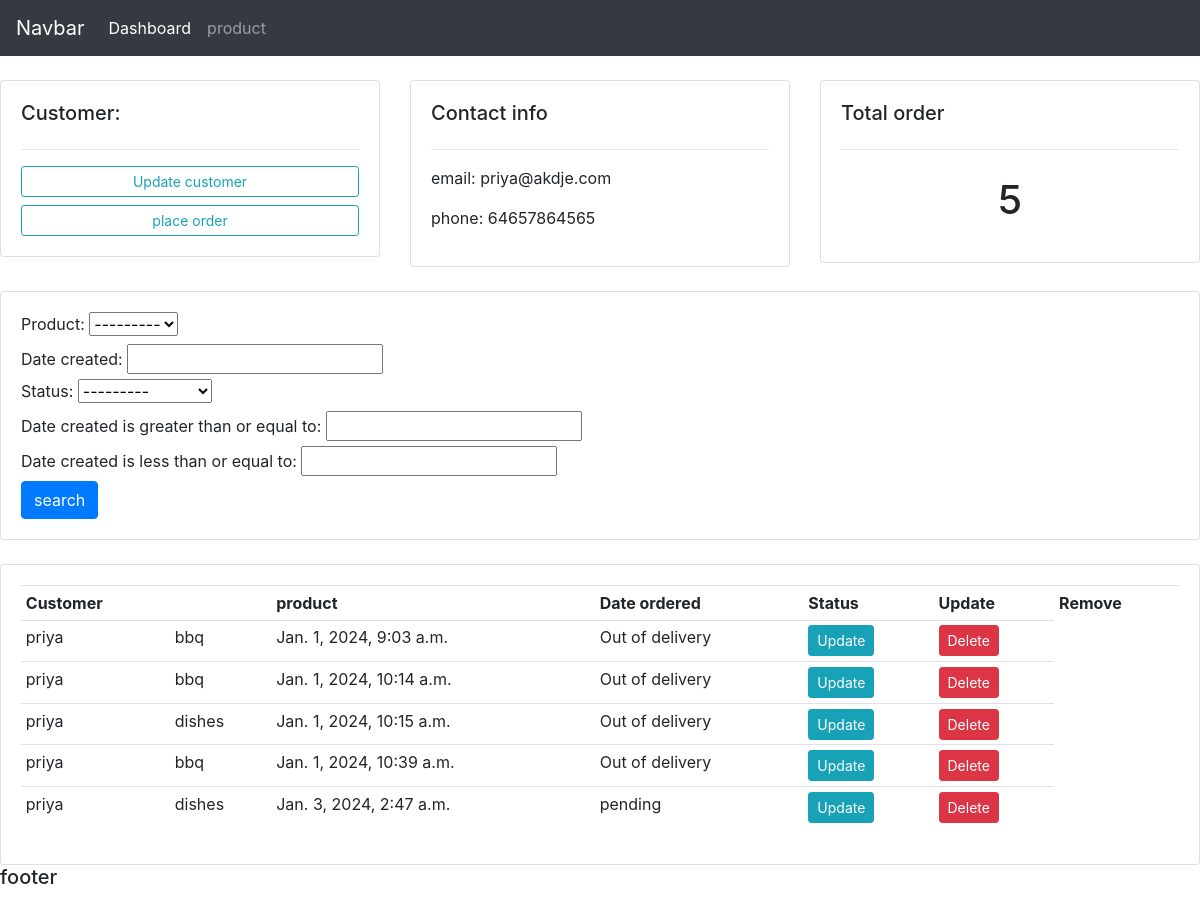
The app's page /customer/2/ with its own data.
### demoapp/models.py (models this page shows, shortened)
class Customer(models.Model):
    name = models.CharField(max_length=200, null=True)
    phone = models.CharField(max_length=200, null=True)
    email = models.CharField(max_length=200, null=True)
    date_created = models.DateTimeField(auto_now_add=True,null=True)
    def __str__(self):
        return self.name

class Order(models.Model):
   STATUS ={
       ('pending','pending'),
       ('Out of delivery','Out of delivery'),
       ('Delivery','Delivery')
       }
   customer = models.ForeignKey(Customer, null=True, on_delete= models.SET_NULL)
   product = models.ForeignKey(Product, null=True, on_delete= models.SET_NULL)
   date_created = models.DateTimeField(auto_now_add=True,null=True)
   status = models.CharField(max_length=200,null=True,choices=STATUS)

class Product(models.Model):
    CATEGORY={
        ('Indoor','Indoor'),
        ('outdoor','outdoor')
    }
    name =  models.CharField(max_length=200, null=True)
    price = models.FloatField(null=True)
    category = models.CharField(max_length=200, null=True,choices=CATEGORY)
    description = models.CharField(max_length=200, null=True)
    date_created = models.DateTimeField(auto_now_add=True,null=True)
    tag = models.ManyToManyField(Tag)
    def __str__(self):
        return self.name

### demoapp/views.py (the view)
# urls.py: path('customer/<str:pk_test>/',views.customer,name='customer'),
def customer(request,pk_test):
    customer = Customer.objects.get(id=pk_test)
    orders = customer.order_set.all()
    order_count = orders.count()
    myFilter = OrderFilter(request.GET, queryset=orders)
    orders = myFilter.qs
    context = {'customer':customer,'orders':orders,'order_count':order_count,
               'myFilter':myFilter}
    return render(request,'demoapp/customer.html',context)

### templates/demoapp/customer.html
{% extends 'demoapp/main.html' %}
{% block content %}
<br>
<div class="row">
    <div class="col-md">
        <div class="card card-body">
            <h5>Customer:</h5>
            <hr>
            <a class="btn btn-outline-info btn-sm btn-block" href="">Update customer</a>
            <a class="btn btn-outline-info btn-sm btn-block" href="{% url 'create_order' customer.id %}">place order</a>
        </div>
    </div>
    <div class="col-md">
        <div class="card card-body">
            <h5>Contact info</h5>
             <hr>
             <p>email: {{customer.email}} </p>
             <p>phone: {{customer.phone}} </p>
        </div>
    </div>
    <div class="col-md">
        <div class="card card-body">
            <h5>Total order</h5>
            <hr>
            <h1 style="text-align: center;padding:10px">{{order_count}}</h1>
        </div>
    </div>
</div>
<br>
<div class="row">
    <div class="col-md">
        <div class="card card-body">
            <form method="get">
                {{myFilter.form}}
               <button class="btn btn-primary" type="submit">search</button>
            </form>
        </div>
    </div>
</div>
<br>
<div class="row">
    <div class="col-md">
        <div class="card card-body">
           <table class="table table-sm">
              <tr>
                <th>Customer<th>
                <th>product</th>
                <th>Date ordered</th>
                <th>Status</th>
                <th>Update</th>
                <th>Remove</th>
              </tr>
              {% for order in orders %}
              <tr>
                <td>{{order.customer}}</td>
                <td>{{order.product}}</td>
                <td>{{order.date_created}}</td>
                <td>{{order.status}}</td>
                <td><a class="btn btn-sm btn-info" href="{% url 'updateorder' order.id %}">Update</a></td>
                <td><a class="btn btn-sm btn-danger" href="{% url 'deleteorder' order.id %}">Delete</a></td>
                </tr>
              {% endfor %}
           </table>
        </div>
    </div>
</div>
{% endblock %}

### records on screen
Customer: email "priya@akdje.com", phone "64657864565"
Order: customer "priya", product "bbq", date_created "Jan. 1, 2024, 9:03 a.m.", status "Out of delivery"
Order: customer "priya", product "bbq", date_created "Jan. 1, 2024, 10:14 a.m.", status "Out of delivery"
Order: customer "priya", product "dishes", date_created "Jan. 1, 2024, 10:15 a.m.", status "Out of delivery"
Order: customer "priya", product "bbq", date_created "Jan. 1, 2024, 10:39 a.m.", status "Out of delivery"
Order: customer "priya", product "dishes", date_created "Jan. 3, 2024, 2:47 a.m.", status "pending"

### other values on screen
{{ order_count }} "5"
